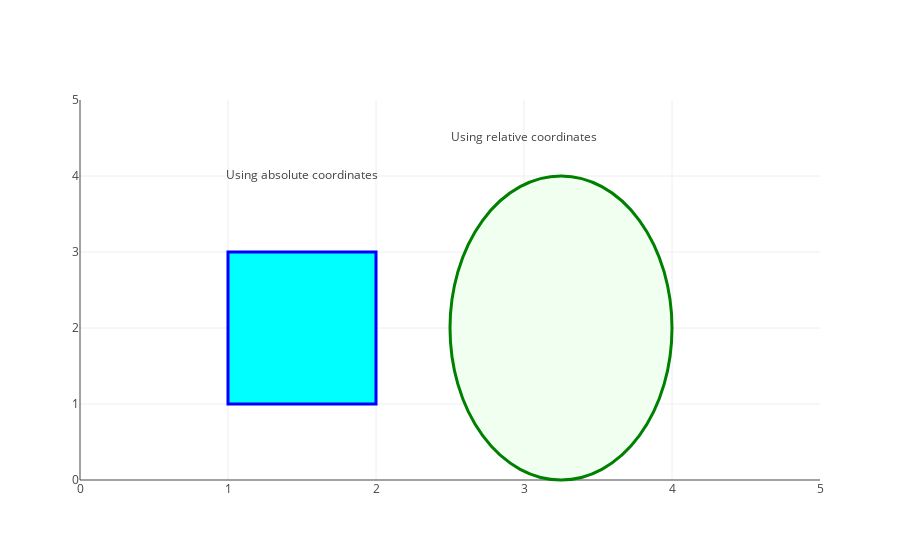

Notebook code cell kept with this figure:
### Markdown cell above
#### Plot the figure with the two shapes

### Code cell
fig = {
    'data': data,
    'layout': layout,
}

offline.iplot(fig)

### Figure 1 — Plotly figure (JSON) as saved in the notebook; plotly's stock layout.template omitted (floating-point values rounded to 4 significant figures)
{"data": [{"mode": "text", "text": ["Using absolute coordinates", "Using relative coordinates"], "type": "scatter", "uid": "d87ab784-5a15-42a9-b688-e99aba46d042", "x": [1.5, 3], "y": [4, 4.5]}], "layout": {"shapes": [{"fillcolor": "cyan", "line": {"color": "blue", "width": 3}, "type": "rect", "x0": 1, "x1": 2, "xref": "x", "y0": 1, "y1": 3, "yref": "y"}, {"fillcolor": "honeydew", "line": {"color": "green", "width": 3}, "type": "circle", "x0": 0.5, "x1": 0.8, "xref": "paper", "y0": 0, "y1": 0.8, "yref": "paper"}], "xaxis": {"range": [0, 5]}, "yaxis": {"range": [0, 5]}}}
